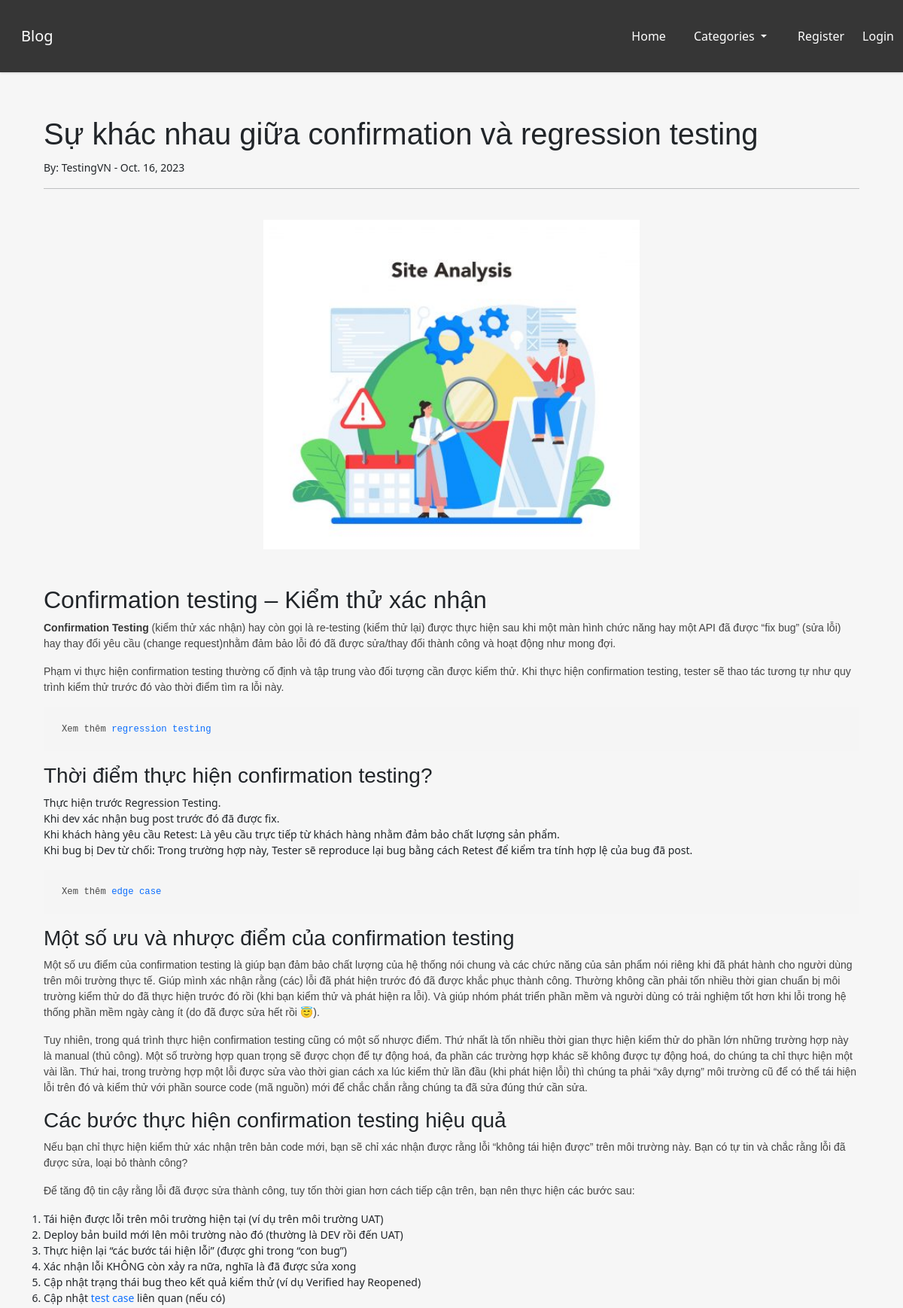
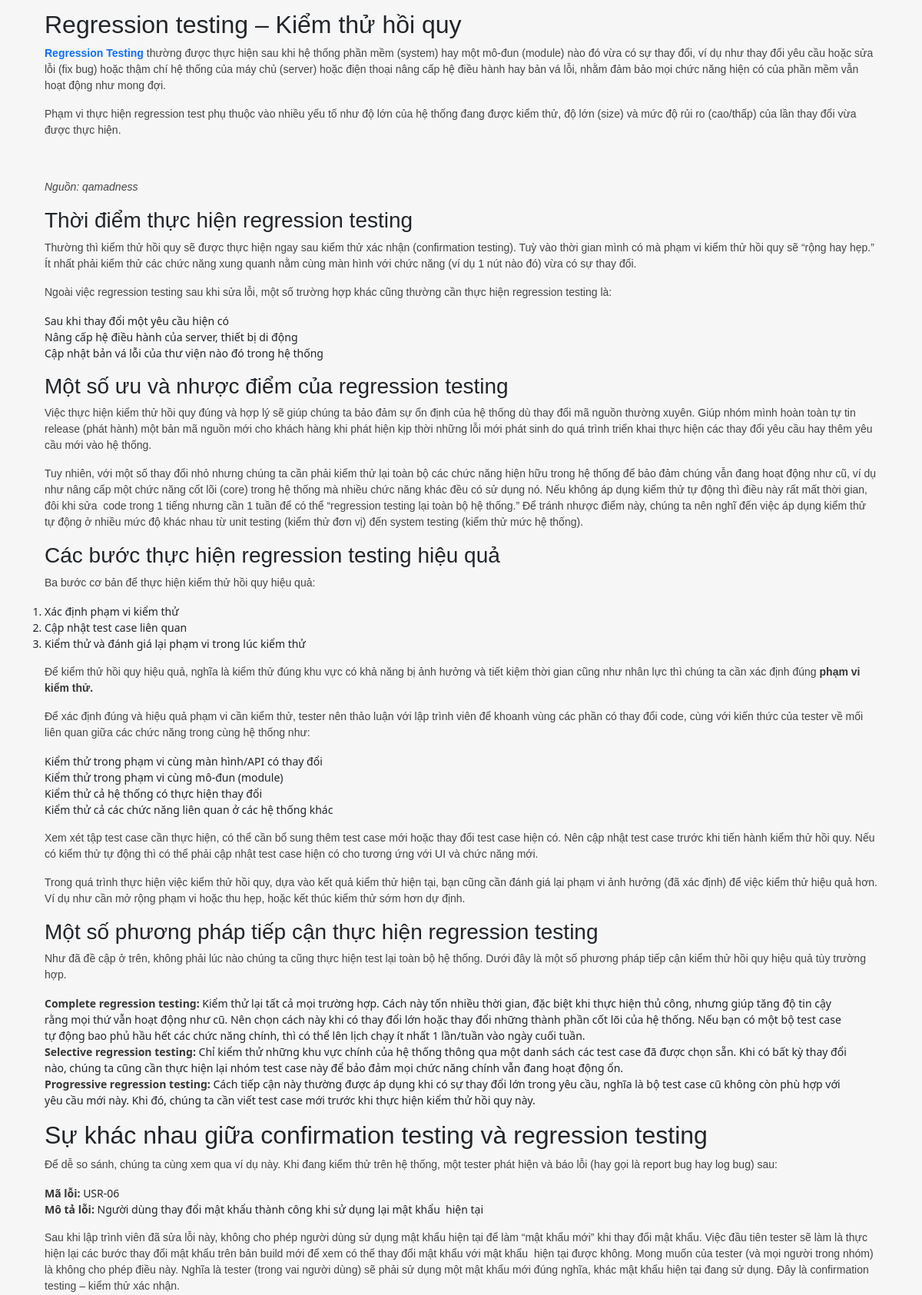
The page /article/18 (upper part) on the database its author committed (2 pictures, top to bottom).
### bloghome/models.py (models this page shows, shortened)
class Post(models.Model):
    title = models.CharField(max_length=255)
    header_img=models.ImageField(null=True, blank=True, upload_to="images/")
    author = models.ForeignKey(User, on_delete=models.CASCADE)
    body = RichTextField(blank=True, null=True)
    post_date = models.DateField(auto_now_add=True)
    category = models.CharField(max_length=255, default='coding')
    snippet = models.CharField(max_length=255)
    likes = models.ManyToManyField(User, related_name='blog_posts',blank=True)
    def total_likes(self):
        return self.likes.count()

### bloghome/views.py (the view)
# urls.py: path('article/<int:pk>', ArticleDetailView.as_view(), name = 'article-detail'),
class ArticleDetailView(DetailView):
    model = Post
    template_name = 'article_details.html'
    def get_context_data(self, *args, **kwargs):
        cat_menu = Category.objects.all()
        context = super(ArticleDetailView, self).get_context_data()
        stuff = get_object_or_404(Post, id=self.kwargs['pk'])
        total_likes = stuff.total_likes()
        liked= False
        if stuff.likes.filter(id=self.request.user.id).exists():
            liked=True
        context["cat_menu"] = cat_menu
        context["total_likes"] = total_likes
        context["liked"] = liked
        return context

### bloghome/models.py (called while the page is built)
    def __str__(self):
        return self.name

### bloghome/templates/article_details.html (shortened to what this page needs)
{% extends "base.html" %}
{% load static %}
{% block content %}
    <h1>{{ post.title }}</h1>
    <small>By: {{post.author}} - {{post.post_date}}
    <hr>
    <br/>
    {% if post.header_img %}
    <div class="d-flex justify-content-center align-items-center">
        <img src="{{ post.header_img.url }}"  width="500" height="500" >
    </div>
    {% endif %}
    <br/><br/>
    {{post.body |safe}}
    <br/><br/>
    <br/><br/>
    <br/><br/>
<br/><br/>
    {% if not post.comments.all %}
        No Comment Yet<a href="{% url 'add_comment' post.pk %}"> Click here to Comment </a> <br/><br/>
    {% endif %}
{% endblock %}

### bloghome/static/blog/main.css (style rules this page uses)
body { background-color: rgb(56, 56, 56); margin-top: 5rem; background-size: contain; background-repeat: no-repeat; }
h1, h2, h3, h4, h5, h6, p { color: #444444; font-family: 'Poppins', sans-serif; }
ul { margin: 0; }

### bloghome/templates/base.html (style rules this page uses)
html,body { height:100%; background-color:#f6f6f6; }
a { text-decoration: none; }

### rows shown on the page
Post: title "Sự khác nhau giữa confirmation và regression testing", author "TestingVN", post_date "Oct. 16, 2023", header_img (picture), body "Confirmation testing – Kiểm thử xác nhận Confirmation Testing (kiểm thử xác nhận) hay còn gọi là re-testing (kiểm thử lại) được thực hiện sau khi một màn hình chức năng hay một API đã được “fix bug” (sửa lỗi) hay thay đổi yêu cầu (change request)nhằm đảm bảo lỗi đó đã được sửa/thay đổi thành công và hoạt động như mong đợi. Phạm vi thực hiện confirmation testing thường cố định và tập trung vào đối tượng cần được kiểm thử. Khi thực hiện confirmation testing, tester sẽ thao tác tương tự như quy trình kiểm thử trước đó vào thời điểm tìm ra lỗi này. Xem thêm regression testing Thời điểm thực hiện confirmation testing? Thực hiện trước Regression Testing. Khi dev xác nhận bug post trước đó đã được…"
